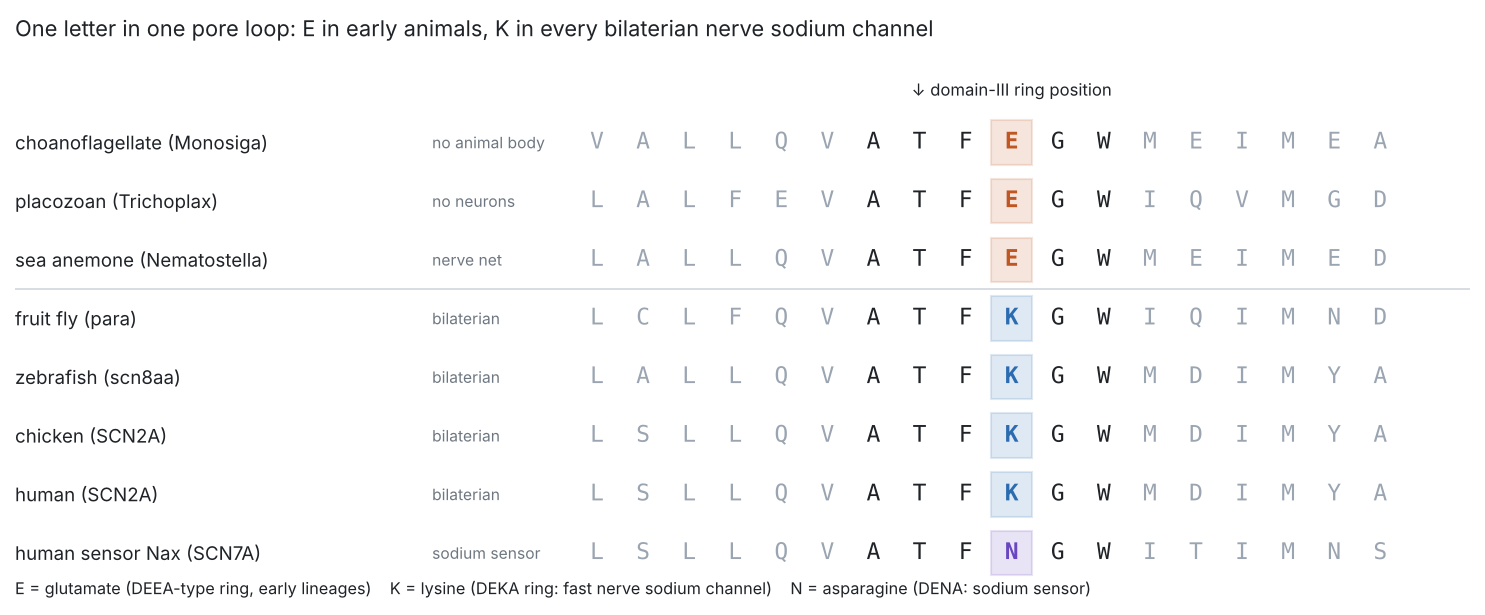

Here is the Python script that generated this plot:
"""Manuscript 2, Figure 4: the domain-III pore loop of 4-domain sodium-type channels across the animal tree (sequences extracted L3505)."""
import matplotlib; matplotlib.use('Agg'); import matplotlib.pyplot as plt
rows=[('choanoflagellate (Monosiga)','no animal body','VALLQVATFEGWMEIMEA'),('placozoan (Trichoplax)','no neurons','LALFEVATFEGWIQVMGD'),
      ('sea anemone (Nematostella)','nerve net','LALLQVATFEGWMEIMED'),('fruit fly (para)','bilaterian','LCLFQVATFKGWIQIMND'),
      ('zebrafish (scn8aa)','bilaterian','LALLQVATFKGWMDIMYA'),('chicken (SCN2A)','bilaterian','LSLLQVATFKGWMDIMYA'),
      ('human (SCN2A)','bilaterian','LSLLQVATFKGWMDIMYA'),('human sensor Nax (SCN7A)','sodium sensor','LSLLQVATFNGWITIMNS')]
col={'E':'#c05621','K':'#2b6cb0','N':'#6b46c1'}
fig,ax=plt.subplots(figsize=(10,4.2),dpi=150); ax.axis('off'); ax.set_xlim(0,30); ax.set_ylim(-0.8,len(rows)+0.6)
for i,(n,t,s) in enumerate(rows):
    y=len(rows)-1-i
    ax.text(0,y,n,fontsize=9,va='center',color='#1f2328'); ax.text(8.6,y,t,fontsize=7.5,va='center',color='#6e7781')
    for j,ch in enumerate(s):
        x=12+j*0.95; c=col.get(ch,'#1f2328') if j==9 else ('#1f2328' if 6<=j<=11 else '#9aa5b1')
        if j==9: ax.add_patch(plt.Rectangle((x-0.42,y-0.38),0.84,0.76,color=c,alpha=0.15))
        ax.text(x,y,ch,family='monospace',fontsize=11,ha='center',va='center',color=c,weight='bold' if j==9 else 'normal')
ax.text(12+9*0.95,len(rows)-0.2,'↓ domain-III ring position',fontsize=8,ha='center',color='#1f2328')
ax.plot([0,30],[4.5,4.5],color='#d0d7de',lw=0.8)
ax.text(0,-0.7,'E = glutamate (DEEA-type ring, early lineages)    K = lysine (DEKA ring: fast nerve sodium channel)    N = asparagine (DENA: sodium sensor)',fontsize=7.8,color='#1f2328')
ax.set_title('One letter in one pore loop: E in early animals, K in every bilaterian nerve sodium channel',fontsize=10.5,loc='left',color='#1f2328')
plt.tight_layout(); plt.savefig('figures/L3505_EtoK.png',bbox_inches='tight')
